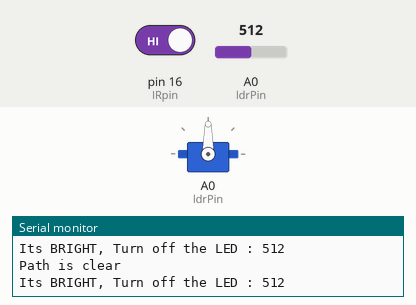
This sketch was run on a simulated Arduino Uno, built with avr-gcc and run on an emulated ATmega328P. Parts: servo, the last lines printed to the serial monitor. The test bench sets the inputs (shaded band); at power-on: pin 16 (IRpin) HIGH, A0 (ldrPin) = 512.

Above: at 1.2 s.
1.3 s: pin 16 (IRpin) driven LOW
At 1.45 s:
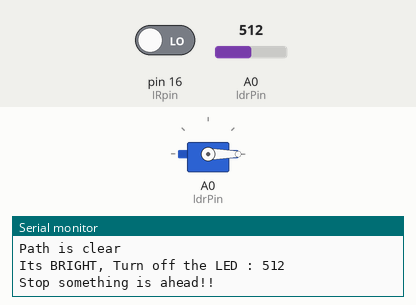
At 2.5 s:
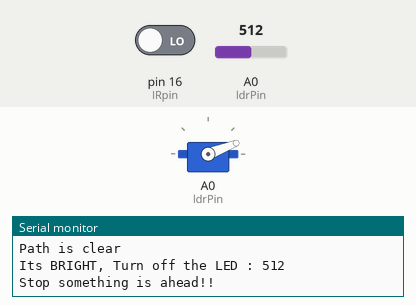
Timing chart, 0 to 13.3 s (numbered marks = the images above; inputs shaded):
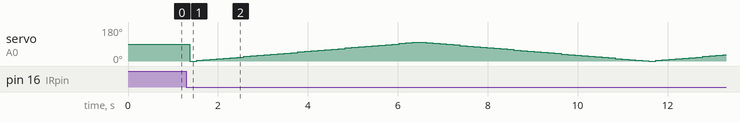

Measured:
- after the input at 1.3 s, servo on A0 (ldrPin): 90° → 0° after 0.08 s, → 3° 0.15 s later, → 6° 0.15 s later, → 9° 0.15 s later, … (80 changes in this stretch)

The sketch:

parking_and_lawn.ino
```cpp
#include <Servo.h>
int ledPin = 0;   //D3
const int ldrPin = A0;
int IRpin = 16;  //D0
int hasObstacle = HIGH;
Servo myservo;  // create servo object to control a servo
int pos = 0;    // variable to store the servo position
  // attaches the servo on pin D6 to the servo object


void setup()
{

Serial.begin(9600);
pinMode(IRpin, INPUT);
pinMode(ledPin, OUTPUT);
pinMode(ldrPin, INPUT);
myservo.attach(14);

}

void loop()
{

int ldrStatus = analogRead(ldrPin);
if (ldrStatus >=600)
{

digitalWrite(ledPin, HIGH);
Serial.print("Its DARK, Turn on the LED : ");
Serial.println(ldrStatus);
}

else

{
digitalWrite(ledPin, LOW);
Serial.print("Its BRIGHT, Turn off the LED : ");
Serial.println(ldrStatus);
}

hasObstacle = digitalRead(IRpin); //Reads the output of the obstacle sensor from the D0 PIN of the Digital section of the Wemos Board
  if (hasObstacle == LOW) //LOW means something is ahead
  {
    Serial.println("Stop something is ahead!!");
    {
    for (pos =0; pos <= 100; pos += 3)
     {
      myservo.write(pos);
      delay(150);
     }
    for (pos = 100; pos >= 0; pos -= 3)
    {
    myservo.write(pos);
    delay(150);
    }
  }
  }
  else
  {
    Serial.println("Path is clear");

  }

}
```
